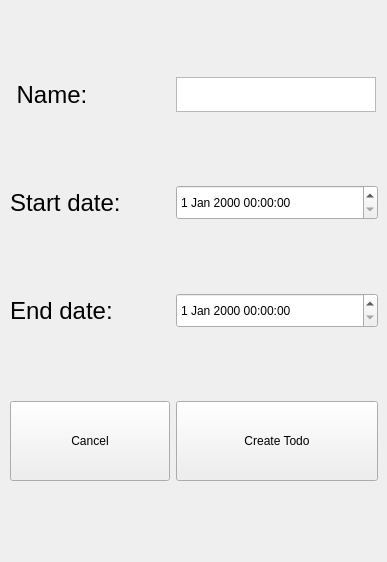
<?xml version="1.0" encoding="UTF-8"?>
<ui version="4.0">
 <class>Add_Todo</class>
 <widget class="QWidget" name="Add_Todo">
  <property name="geometry">
   <rect>
    <x>0</x>
    <y>0</y>
    <width>387</width>
    <height>562</height>
   </rect>
  </property>
  <property name="windowTitle">
   <string>Form</string>
  </property>
  <property name="autoFillBackground">
   <bool>false</bool>
  </property>
  <widget class="QWidget" name="formLayoutWidget">
   <property name="geometry">
    <rect>
     <x>10</x>
     <y>10</y>
     <width>368</width>
     <height>541</height>
    </rect>
   </property>
   <layout class="QFormLayout" name="formLayout">
    <item row="0" column="1">
     <widget class="QPlainTextEdit" name="plainTextEdit_2">
      <property name="minimumSize">
       <size>
        <width>200</width>
        <height>35</height>
       </size>
      </property>
      <property name="maximumSize">
       <size>
        <width>200</width>
        <height>30</height>
       </size>
      </property>
     </widget>
    </item>
    <item row="1" column="0">
     <widget class="QLabel" name="label_5">
      <property name="maximumSize">
       <size>
        <width>120</width>
        <height>60</height>
       </size>
      </property>
      <property name="font">
       <font>
        <pointsize>18</pointsize>
       </font>
      </property>
      <property name="text">
       <string>Start date:</string>
      </property>
      <property name="margin">
       <number>4</number>
      </property>
     </widget>
    </item>
    <item row="1" column="1">
     <widget class="QDateTimeEdit" name="dateTimeEdit_3">
      <property name="minimumSize">
       <size>
        <width>120</width>
        <height>35</height>
       </size>
      </property>
     </widget>
    </item>
    <item row="2" column="0">
     <widget class="QLabel" name="label_6">
      <property name="maximumSize">
       <size>
        <width>120</width>
        <height>60</height>
       </size>
      </property>
      <property name="font">
       <font>
        <pointsize>18</pointsize>
       </font>
      </property>
      <property name="text">
       <string>End date:</string>
      </property>
      <property name="margin">
       <number>4</number>
      </property>
     </widget>
    </item>
    <item row="2" column="1">
     <widget class="QDateTimeEdit" name="dateTimeEdit_4">
      <property name="minimumSize">
       <size>
        <width>120</width>
        <height>35</height>
       </size>
      </property>
     </widget>
    </item>
    <item row="3" column="0">
     <widget class="QPushButton" name="pushButton_3">
      <property name="minimumSize">
       <size>
        <width>160</width>
        <height>80</height>
       </size>
      </property>
      <property name="text">
       <string>Cancel</string>
      </property>
     </widget>
    </item>
    <item row="3" column="1">
     <widget class="QPushButton" name="pushButton_4">
      <property name="minimumSize">
       <size>
        <width>160</width>
        <height>80</height>
       </size>
      </property>
      <property name="text">
       <string>Create Todo</string>
      </property>
     </widget>
    </item>
    <item row="0" column="0">
     <widget class="QLabel" name="label_4">
      <property name="maximumSize">
       <size>
        <width>120</width>
        <height>60</height>
       </size>
      </property>
      <property name="font">
       <font>
        <pointsize>18</pointsize>
       </font>
      </property>
      <property name="text">
       <string> Name:</string>
      </property>
      <property name="alignment">
       <set>Qt::AlignLeading|Qt::AlignLeft|Qt::AlignVCenter</set>
      </property>
      <property name="margin">
       <number>4</number>
      </property>
     </widget>
    </item>
   </layout>
  </widget>
 </widget>
 <resources/>
 <connections/>
</ui>
